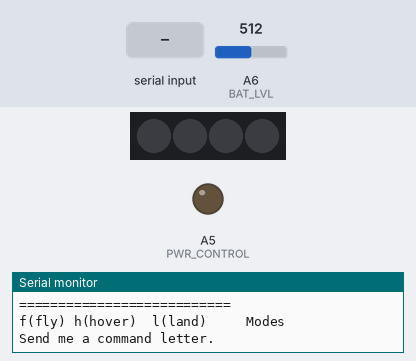
Recording of a sketch running on a simulated Arduino Nano, built with avr-gcc and run on an emulated ATmega328P. Shown: 4 RGB LEDs in strip order, left to right, output pins drawn as LEDs (lit = HIGH), the last lines printed to the serial monitor. The test bench sets the inputs (shaded band); at power-on: A6 (BAT_LVL) = 512. Dim RGB values are drawn brighter than linear.

Above: at 2.2 s.
2.3 s: "h" received over Serial
At 2.35 s:
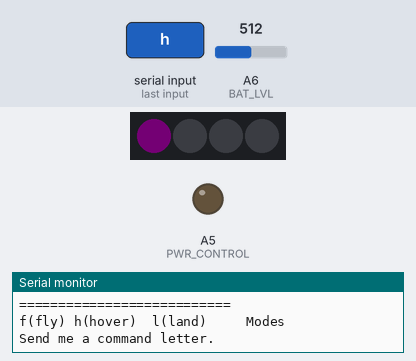
5.3 s: "l" received over Serial
At 6.0 s:
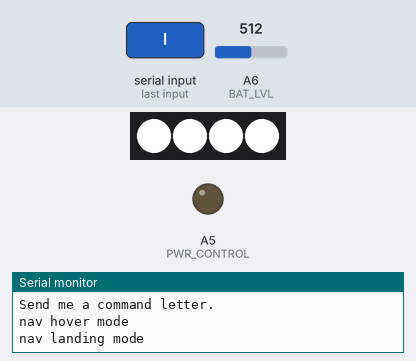
6.8 s: "w" received over Serial
At 6.85 s:
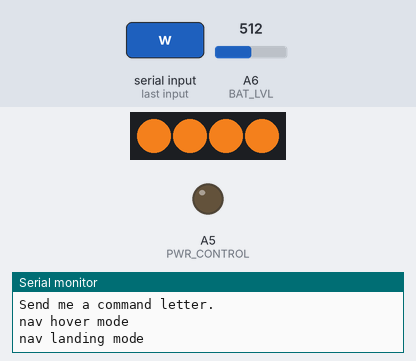
9.8 s: "u" received over Serial
At 11.7 s:
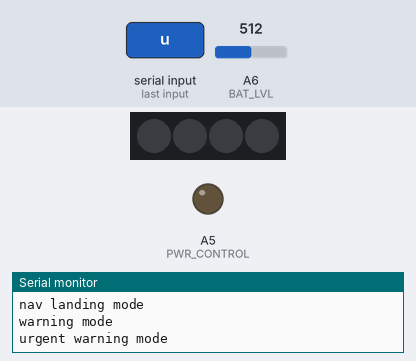
12.8 s: "f" received over Serial
At 12.85 s:
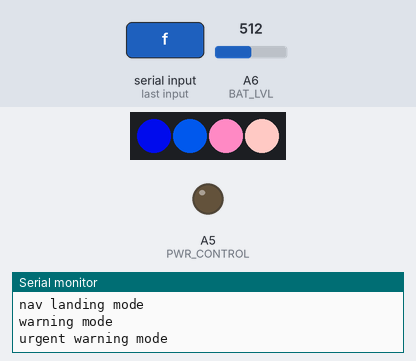
Timing chart, 0 to 16.8 s (numbered marks = the images above; inputs shaded):
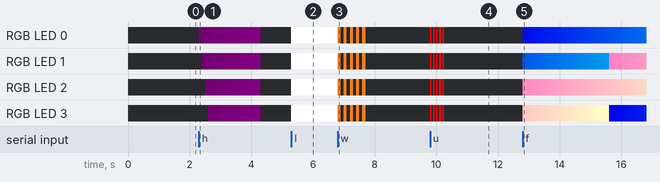

Measured:
- after the input at 2.3 s, RGB LED 0: off → RGB(1, 0, 1) at once, → RGB(2, 0, 2) 0.40 s later, → RGB(3, 0, 3) 0.40 s later, → RGB(4, 0, 4) 0.40 s later, … (6 changes in this stretch); RGB LED 1: off → RGB(1, 0, 1) after 0.10 s, → RGB(2, 0, 2) 0.40 s later, → RGB(3, 0, 3) 0.40 s later, → RGB(4, 0, 4) 0.40 s later, … (6 changes in this stretch)
- after the input at 5.3 s, RGB LED 0–3: off → RGB(255, 255, 255) at once
- after the input at 6.8 s, RGB LED 0–3: alternates RGB(220, 115, 25) for 0.10 s and off for 0.10 s, 10 changes in all, then stays off, starting at once
- after the input at 9.8 s, RGB LED 0–3: alternates RGB(255, 0, 0) for 0.05 s and off for 0.05 s, 10 changes in all, then stays off, starting at once

The sketch:

NavLightExample.ino
```cpp
#include "NavLight.h"

//NavLight navLight; // use default values
NavLight navLight(DEFAULT_NAV_LED_PIN, DEFAULT_NAV_LED_COUNT);
//NavLight navLight(2,1);

#define PWR_CONTROL A5
#define BAT_LVL     A6
float Battery_Level;

void setup()
{
  // on nRF52 this will block until serial is connected, comment out when serial is not used!
  while (!Serial) yield();
  Serial.begin(115200);
  pinMode(PWR_CONTROL,OUTPUT);
  digitalWrite(PWR_CONTROL, LOW);

  navLight.begin();

  delay(1000);
  Serial.println("\n\nNavLight Test Sketch");
  Serial.println("===========================");
  Serial.println("f(fly) h(hover)  l(land)     Modes");
  Serial.println("Send me a command letter.");

  // need to flush inside setup, otherwise will not print
  Serial.flush();
}

void loop()
{
  Battery_Level = analogRead(BAT_LVL);
  Battery_Level *= 2;    // we divided by 2, so multiply back
  Battery_Level *= 3.3;  // Multiply by 3.3V, our reference voltage
  Battery_Level /= 1024; // convert to voltage

  if (Battery_Level <=3.25){
    digitalWrite(PWR_CONTROL,HIGH);
    } else digitalWrite(PWR_CONTROL,LOW);


  if (Serial.available())
  {
    char ch = Serial.read();
    if (ch == 'f')
    {
      navLight.fly();
      Serial.println("nav fly mode");
    }
    else if (ch == 'h')
    {
      navLight.hover();
      Serial.println("nav hover mode");
    }
    else if (ch == 'l')
    {
      navLight.land();
      Serial.println("nav landing mode");
    }
    else if (ch == 'o')
    {
      navLight.dark();
      Serial.println("nav off mode");
    }
    else if (ch == 'w')
    {
      navLight.warning();
      Serial.println("warning mode");
    }
    else if (ch == 'u')
    {
      navLight.warningUrgent();
      Serial.println("urgent warning mode");
    }
  }
}
```

NavLight.cpp
```cpp
/*
  NavLight.cpp - Source code for controlling Navigation LED on Flight Control PCB.
  Created by Rick Zelko, April 29, 2021 (credit to Montvydas Klumbys for his expert guidance)
  To be used with custom Flight Control PCB Ver5 Rev0
  Released into the public domain.
*/

#include "NavLight.h"

NavLight::NavLight(uint8_t pin, uint16_t length)
{
    // user can set the pin and length if wanted
    pixels = new Adafruit_NeoPixel(length, pin, NEO_GRB + NEO_KHZ800);// have to use normal order of variables (length, pin, NEO_GRB + NEO_KHZ800) and add type??
}

NavLight::~NavLight()
{
    free(pixels);  // Clears memory previously allocated to the NeoPixel??
}

void NavLight::begin()
{
    pixels->begin();
    off();
}
void NavLight::fly()
{
    repeatFade(1,
        NAV_FADE_DELAY);
}

void NavLight::hover()
{
    repeatColorFade(5, 255, 0, 127,
          NAV_FADE_DELAY);
//    repeatFade(2,
//        NAV_FADE_DELAY / 4);
}

void NavLight::land()
{
    fill(pixels->Color(255, 255, 255));
}

void NavLight::dark()
{
    off();
}

void NavLight::warning()
{
    repeatBlink(5,
        pixels->Color(220,115, 25),
        pixels->Color(0, 0, 0),
        NAV_WARNING_DELAY * 2);
}

void NavLight::warningUrgent()
{
    repeatBlink(5,
        pixels->Color(255,0, 0),
        pixels->Color(0, 0, 0),
        NAV_WARNING_DELAY);
}

// how many times to blink, what color and what is the delay
void NavLight::repeatFade(uint8_t times, uint16_t wait)
{
    for (uint8_t t = 0; t < times; t++)
    {
        fade(wait);
    }
    off();
}

void NavLight::repeatColorFade(uint8_t times, uint8_t r, uint8_t g, uint8_t b, uint16_t wait)
{
    for (uint8_t t = 0; t < times; t++)
    {
        colorFade(r, g, b, wait);
    }
    off();
}

void NavLight::colorFade(uint8_t r, uint8_t g, uint8_t b, uint8_t wait){
  for(uint16_t i = 0; i < pixels->numPixels(); i++) {
      uint8_t startR, startG, startB;
      uint32_t startColor = pixels->getPixelColor(i); // get the current colour
      startB = startColor & 0xFF;
      startG = (startColor >> 8) & 0xFF;
      startR = (startColor >> 16) & 0xFF;  // separate into RGB components

      if ((startR != r) || (startG != g) || (startB != b)){  // while the curr color is not yet the target color
        if (startR < r) startR++; else if (startR > r) startR--;  // increment or decrement the old color values
        if (startG < g) startG++; else if (startG > g) startG--;
        if (startB < b) startB++; else if (startB > b) startB--;
        pixels->setPixelColor(i, startR, startG, startB);  // set the color
        pixels->show();
        // delay(1);  // add a delay if its too fast
      }
      delay(wait);
  }
}

void NavLight::fade(uint16_t wait)
{
    for(long firstPixelHue = 2500; firstPixelHue < 5*65536; firstPixelHue += 512){
        for(int i=0; i<pixels->numPixels(); i++){
            int pixelHue = firstPixelHue + (i * 65536L /pixels->numPixels());
            pixels->setPixelColor(i, pixelHue);
        }
        pixels->show();
        delay(wait);
    }
}

// All LEDs off
void NavLight::off()
{
    pixels->clear();
    pixels->show();
}

// Set the same color to ALL pixels
void NavLight::fill(uint32_t color)
{
    pixels->fill(color, 0, pixels->numPixels());
    pixels->show();
}

// Blink only for battery level warning
void NavLight::repeatBlink(uint8_t times, uint32_t color1, uint32_t color2, uint16_t wait)
{
    for (uint8_t t = 0; t < times; t++)
    {
        blink(color1, color2, wait);
    }
    off();
}

void NavLight::blink(uint32_t color1, uint32_t color2, uint16_t wait)
{
    pixels->fill(color1);
    pixels->show();
    delay(wait);
    pixels->fill(color2);
    pixels->show();
    delay(wait);
}
```

NavLight.h
```cpp
/*
  NavLight.h - Library for controlling Navigation LED on Flight Control PCB.
  Created by Rick Zelko, April 29, 2021 (credit to Montvydas Klumbys for his expert guidance).
  To be used with custom Flight Control PCB Ver5 Rev0
  Released into the public domain.
*/

#ifndef _NAV_LIGHT_H_
#define _NAV_LIGHT_H_

#include "Arduino.h"
#include "Adafruit_NeoPixel.h"


#define DEFAULT_NAV_LED_PIN   6 // MCU pin 2 on Flight Control PCB Ver5 Rev0
#define DEFAULT_NAV_LED_COUNT 4 // Nav NeoPixel (LED5 on bottom of PCB)
#define NAV_FADE_DELAY 100      // Nav NeoPixel fade delay
#define NAV_WARNING_DELAY 50    // Nav NeoPixel warning delay

class NavLight
{
public:
    // Constructor: pin number, number of LEDs
    NavLight(uint8_t pin = DEFAULT_NAV_LED_PIN, uint16_t length = DEFAULT_NAV_LED_COUNT);
    ~NavLight();

    void begin();
    void land();
    void hover();
    void fly();
    void dark();
    void warning();
    void warningUrgent();

private:
    void fade(uint16_t wait);
    void colorFade(uint8_t r, uint8_t g, uint8_t b, uint8_t wait);
    void repeatFade(uint8_t times, uint16_t wait);
    void repeatColorFade(uint8_t times, uint8_t r, uint8_t g, uint8_t b, uint16_t wait);
    void fill(uint32_t color);
    void blink(uint32_t color1, uint32_t color2, uint16_t wait);
    void repeatBlink(uint8_t times, uint32_t color1, uint32_t color2, uint16_t wait);
    void off();

    Adafruit_NeoPixel* pixels;
};

#endif
```
